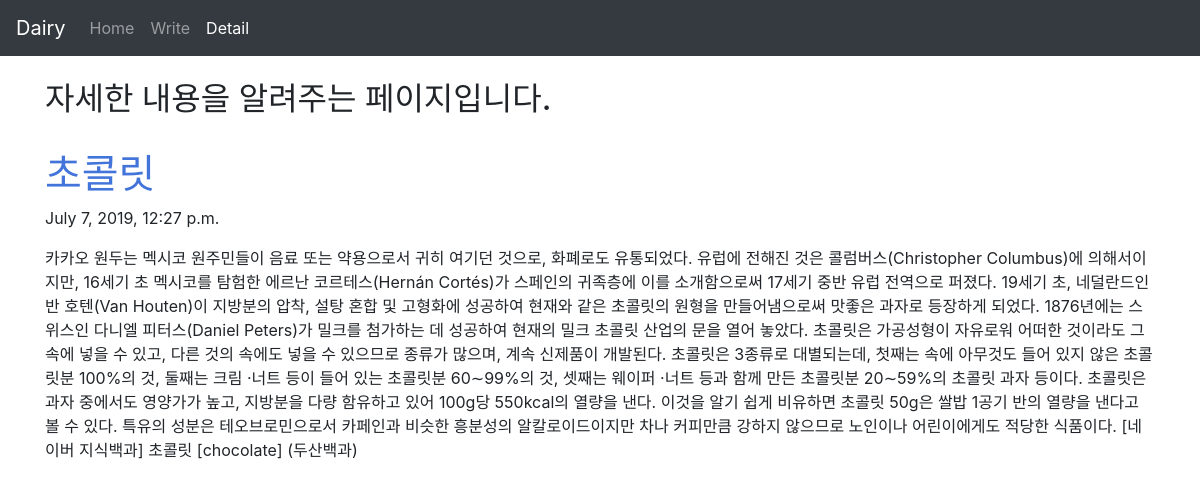
Page /blog/2 on the committed database.
### blogapp/models.py (models this page shows, shortened)
class Blog(models.Model):
    title = models.CharField(max_length = 200)
    pub_date = models.DateTimeField('date published')
    body = models.TextField()

### blogapp/views.py (the view)
# urls.py: path('blog/<int:blog_id>',blogapp.views.detail, name="detail"),
def detail(request, blog_id):
    details = get_object_or_404(Blog, pk=blog_id)
    return render(request, 'detail.html', {'details':details})

### blogapp/templates/detail.html (shortened to what this page needs)
<head>
    <link rel="stylesheet" href="https://stackpath.bootstrapcdn.com/bootstrap/4.3.1/css/bootstrap.min.css">
</head>
<body>
        <nav class="navbar navbar-expand-lg navbar-dark bg-dark">
                <a class="navbar-brand" href="#">Dairy</a>
                <div class="collapse navbar-collapse" id="navbarSupportedContent">
                  <ul class="navbar-nav mr-auto">
                    <li class="nav-item">
                            <a class="nav-link" href="{% url 'home' %}">Home</a>
                    </li>
                    <li class="nav-item">
                          <a class="nav-link" href="{% url 'new' %}">Write</a>
                    </li>
                    <li class="nav-item active">
                          <a class="nav-link" href="{% url 'detail' 1%}">Detail<span class="sr-only">(current)</span></a>
                    </li>
                  </ul>
                </div>
              </nav>
<div class = "container">
    <br>
    <h2> 자세한 내용을 알려주는 페이지입니다.</h2>
    <br>
    <h1 style="color:#4374D9;">{{details.title}}</h1>
    <p>{{details.pub_date}}</p>
    <p>{{details.body}}</p>
</div>
</body>

### rows in the picture
Blog: title "초콜릿", pub_date "July 7, 2019, 12:27 p.m.", body "카카오 원두는 멕시코 원주민들이 음료 또는 약용으로서 귀히 여기던 것으로, 화폐로도 유통되었다. 유럽에 전해진 것은 콜럼버스(Christopher Columbus)에 의해서이지만, 16세기 초 멕시코를 탐험한 에르난 코르테스(Hernán Cortés)가 스페인의 귀족층에 이를 소개함으로써 17세기 중반 유럽 전역으로 퍼졌다. 19세기 초, 네덜란드인 반 호텐(Van Houten)이 지방분의 압착, 설탕 혼합 및 고형화에 성공하여 현재와 같은 초콜릿의 원형을 만들어냄으로써 맛좋은 과자로 등장하게 되었다. 1876년에는 스위스인 다니엘 피터스(Daniel Peters)가 밀크를 첨가하는 데 성공하여 현재의 밀크 초콜릿 산업의 문을 열어 놓았다. 초콜릿은 가공성형이 자유로워 어떠한 것이라도 그 속에 넣을 수 있고, 다른 것의 속에도 넣을 수 있으므로 종류가 많으며, 계속 신제품이 개발된다. 초콜릿은 3종류로 대별되는데, 첫째는 속에 아무것도 들어 있지 않은 초콜릿분 100%의 것, 둘째는 크림 ·너트 등이 들어 있는 초콜릿분 60∼99%의 것, 셋째는 웨이퍼 ·너트 등과 함께 만든 초콜릿분 20∼59%의 초콜릿 과자 등이다. 초콜릿은 과자 중에서도 영양가가 높고, 지방분을 다량 함유하고 있어 100g당 550kcal의 열량을 낸다. 이것을 알기 쉽게 비유하면 초콜릿 50g은 쌀밥 1공기 반의 열량을 낸다고 볼 수 있다. 특유의 성분은…"
